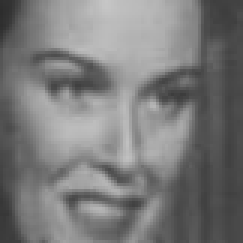
#> input picture Module-2/data/crop/female_crop/female_4779.png, 81 x 81 px (shown 3 times larger); its folder holds only this picture in this run
$ jupyter execute 'Module-2-Structuring Data.ipynb'   (shell and % lines are left out)
#> lines starting #> are read from the running program, lines starting #| are printed output that depends on the picture
[cell 1]
import numpy as np
import pandas as pd
import matplotlib.pyplot as plt
import cv2
from PIL import Image

from glob import glob

[cell 2]
female = glob('./data/crop/female_crop/*.png')
male = glob('./data/crop/male_crop/*.png')

[cell 3]
path = female + male

[cell 4]
# getting size of image
def getSize(path):
#> called with path = './data/crop/female_crop/female_4779.png'
    img = Image.open(path)
#> img is the input picture: PIL image 81x81 RGB; min 45, max 198, mean 122.1
    return img.size[0]

[cell 5]
# Create DataFrame
df = pd.DataFrame(data=path,columns=['path'])
df.head() # display top 5 rows

[cell 6]
df['size'] = df['path'].apply(getSize)
df.head()

[cell 7]
df.tail()

[cell 8]
#EDA

[cell 9]
df.describe()

[cell 10]
df['size'].plot(kind='box')
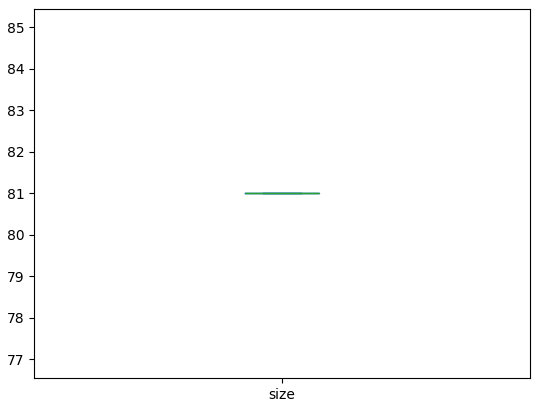
#> figure drawn by matplotlib, 1 panel

[cell 11]
plt.hist(df['size'],bins=30)
plt.show()
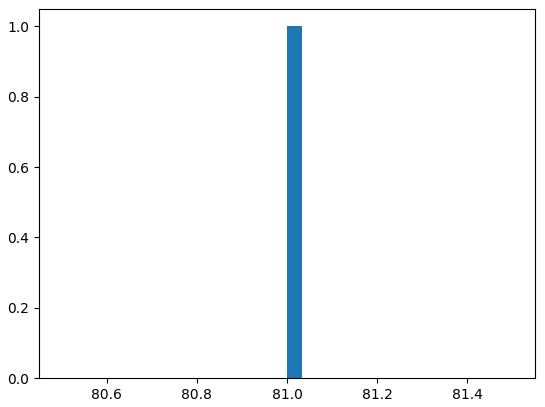
#> figure drawn by matplotlib, 1 panel; tallest bar 1 high, from x = 81 to 81.03

[cell 12]
df_new = df[df['size'] > 60]

[cell 13]
string = df_new['path'][0]
def gender(string):
    try:

        return string.split('_')[0].split('/')[-1]
    except:
        return None

[cell 14]
df['gender'] = df['path'].apply(gender)

[cell 15]
print(df['gender'].value_counts(normalize=True))
df['gender'].value_counts(normalize=True).plot(kind='bar')
plt.show()
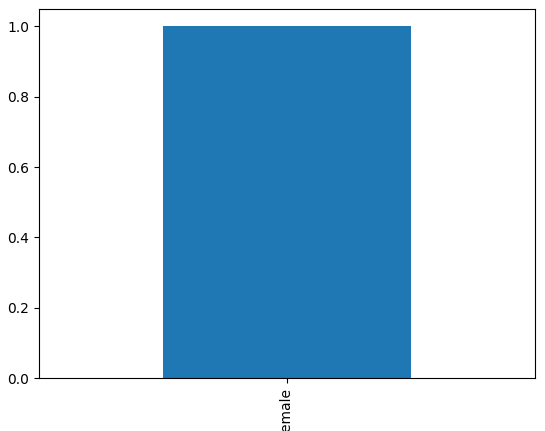
#> figure drawn by matplotlib, 1 panel

[cell 16]
def resize_img(path_to_resize):
#> called with path_to_resize = './data/crop/female_crop/female_4779.png'
    try:

        # step - 1: read image
        img = cv2.imread(path_to_resize)
        # step - 2: convert into grayscale
        gray = cv2.cvtColor(img,cv2.COLOR_BGR2GRAY)
        # step -3: resize into 100 x 100 array
        size = gray.shape[0]
#> size = 81
        if size >= 100: #shrink
            gray_re = cv2.resize(gray,(100,100),cv2.INTER_AREA) # SHRINK
        else: # enlarge
            gray_re = cv2.resize(gray,(100,100),cv2.INTER_CUBIC) # ENLARGE
        # step -4: Flatten Image (1x10,000)
        return gray_re.flatten()
    except:
        return None

[cell 17]
len(resize_img(path[0]))

[cell 18]
df_new['gender'] = df_new['path'].apply(gender)
df_new.head()

[cell 19]
# structuring function
df_new['structure_data'] = df_new['path'].apply(resize_img)

[cell 20]
# copy and expand their columns
df1 = df_new['structure_data'].apply(pd.Series)

[cell 21]
df2 = pd.concat((df_new['gender'],df1),axis=1)

[cell 22]
df2.head()

[cell 23]
plt.imshow(df2.loc[0][1:].values.reshape(100,100).astype('int'),cmap='gray')
plt.title("Label: "+df2.loc[0]['gender'])
plt.show()
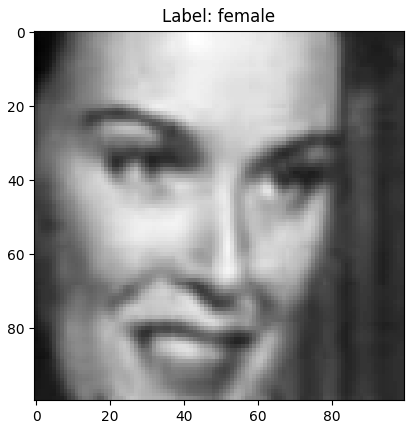
#> figure drawn by matplotlib, 1 panel

$ run again, on Module-2/data/crop/female_crop/female_557.png
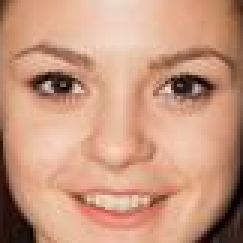
#> input picture Module-2/data/crop/female_crop/female_557.png, 81 x 81 px (shown 3 times larger)
#> in getSize, img is the input picture: PIL image 81x81 RGB; mean R, G, B 200.6, 152.4, 127.1
#> img: shape (81, 81, 3)
#> in resize_img, `gray_re = cv2.resize(gray,(100,100),cv2.INTER_CUBIC)`:
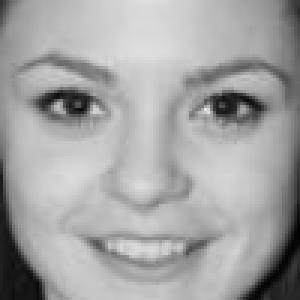
#> gray_re: shape (100, 100) (shown 3 times larger); min 2, max 226, mean 163.8
#> `plt.show()`:
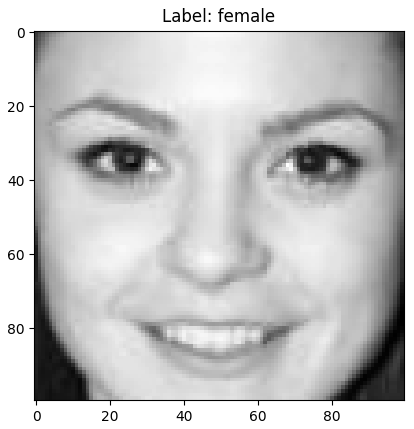
#> figure drawn by matplotlib, 1 panel

$ run again, on Module-2/data/crop/female_crop/female_6297.png
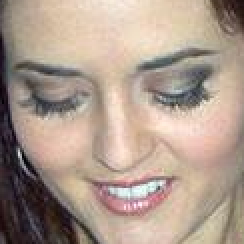
#> input picture Module-2/data/crop/female_crop/female_6297.png, 122 x 122 px (shown 2 times larger)
#> in getSize, img is the input picture: PIL image 122x122 RGB; mean R, G, B 173.2, 154.5, 141
#> img: shape (122, 122, 3)
#> in resize_img, `gray_re = cv2.resize(gray,(100,100),cv2.INTER_AREA)`:
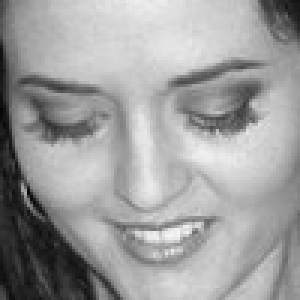
#> gray_re: shape (100, 100) (shown 3 times larger); min 6, max 246, mean 158.4
#> `plt.show()`:
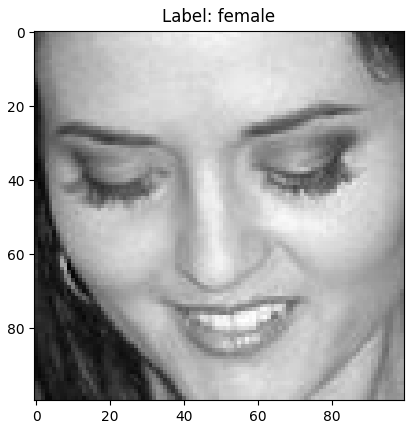
#> figure drawn by matplotlib, 1 panel

$ run again, on Module-2/data/crop/female_crop/female_6508.png
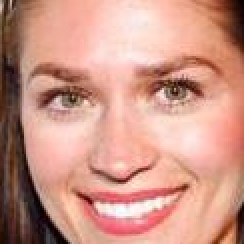
#> input picture Module-2/data/crop/female_crop/female_6508.png, 122 x 122 px (shown 2 times larger)
#> in getSize, img is the input picture: PIL image 122x122 RGB; mean R, G, B 204.4, 149.6, 134.5
#> img: shape (122, 122, 3)
#> in resize_img, `gray_re = cv2.resize(gray,(100,100),cv2.INTER_AREA)`:
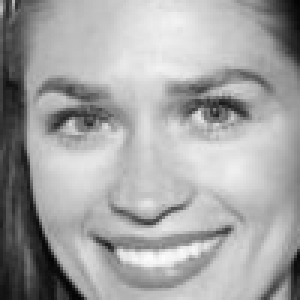
#> gray_re: shape (100, 100) (shown 3 times larger); min 4, max 252, mean 164.2
#> `plt.show()`:
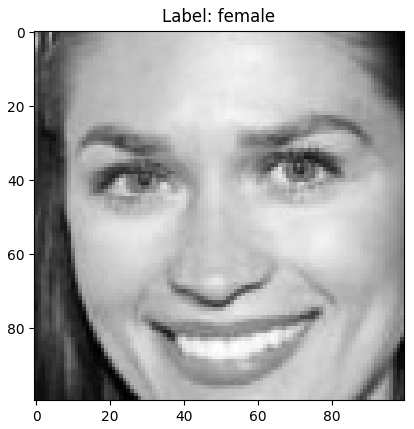
#> figure drawn by matplotlib, 1 panel
